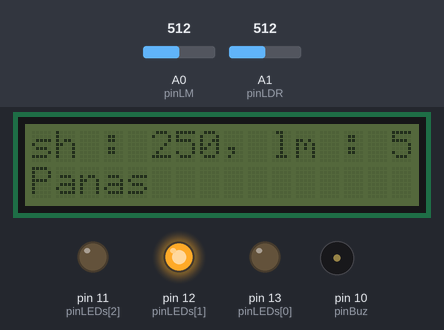
A sketch run on a simulated Arduino Uno, built with avr-gcc and run on an emulated ATmega328P. Shown: 16×2 character LCD, output pins drawn as LEDs (lit = HIGH), buzzer (waves = sounding, pin HIGH). The inputs (shaded band) are chosen by the test bench; at power-on: A1 (pinLDR) = 512, A0 (pinLM) = 512. What the sketch prints to the serial monitor is not drawn.

Above: at 3.2 s.
3.3 s: A1 (pinLDR) set to 482
At 4.9 s:
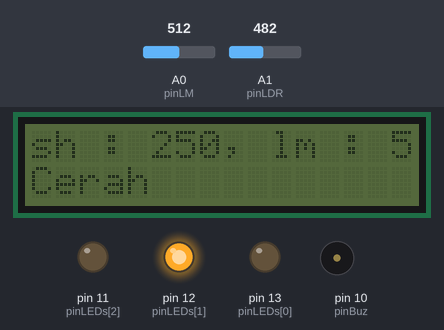
5.7 s: A0 (pinLM) set to 55
At 6.7 s:
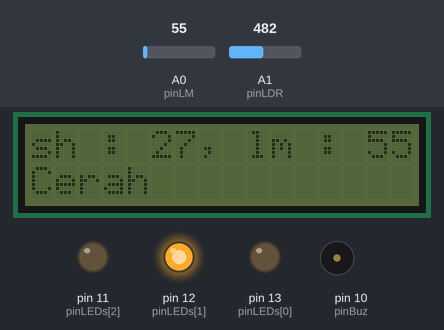
7.7 s: A0 (pinLM) set to 45
At 8.8 s:
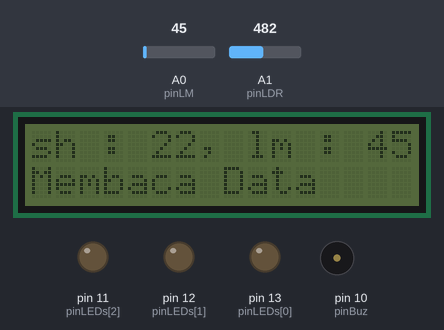
9.8 s: A1 (pinLDR) set to 209
11.6 s: A1 (pinLDR) set to 186
At 13.0 s:
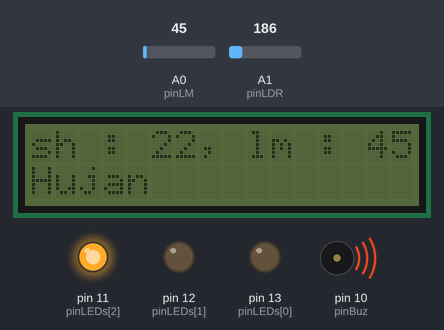
14.0 s: A0 (pinLM) set to 20
At 14.9 s:
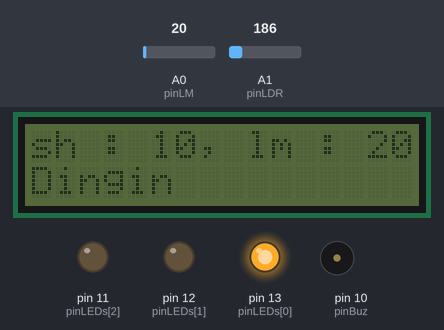
Timing chart, 0 to 17.0 s (numbered marks = the images above; inputs shaded):
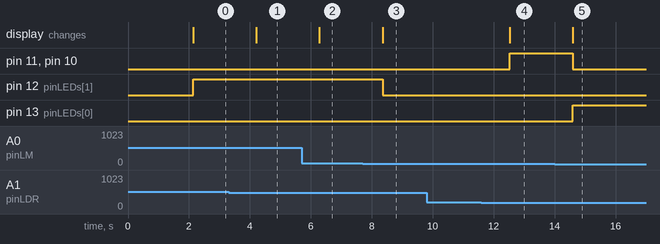

Measured:
- the behaviour switches between 501 and 500 on A1 (pinLDR) (found by bisection; images 0 and 1)
- the behaviour switches between 51 and 50 on A0 (pinLM) (found by bisection; images 2 and 3)
- the behaviour switches between 200 and 199 on A1 (pinLDR) (found by bisection; images 3 and 4)
- after the input at 3.3 s, the display: changes after 0.91 s (image 1)
- after the input at 5.7 s, the display: changes after 0.58 s (image 2)
- after the input at 7.7 s, pin 12 (pinLEDs[1]): HIGH → LOW after 0.66 s; the display: changes after 0.66 s (image 3)
- after the input at 9.8 s, every drawn part: stays the same
- after the input at 11.6 s, pin 11 (pinLEDs[2]), pin 10 (pinBuz): LOW → HIGH after 0.93 s; the display: changes after 0.93 s (image 4)
- after the input at 14.0 s, pin 11 (pinLEDs[2]), pin 10 (pinBuz): HIGH → LOW after 0.60 s; pin 13 (pinLEDs[0]): LOW → HIGH after 0.60 s; the display: changes after 0.60 s (image 5)

The sketch:

Cuaca.ino
```cpp
#include <LiquidCrystal_I2C.h>

LiquidCrystal_I2C lcd(0x20, 16, 2);

int pinLM = A0;
int pinLDR = A1;
int pinBuz = 10;

int dataLDR = 0, suhuHasil;
float suhu, dataLM;

#define LEDs 3
int pinLEDs[] = {13,12,11}; // YGR

void setup() {
  Serial.begin(9600);
  pinMode(pinLM, INPUT);
  pinMode(pinLDR, INPUT);
  pinMode(pinBuz, OUTPUT);

  for(int x=0; x<LEDs; x++){
    pinMode(pinLEDs[x], OUTPUT);
    Serial.println("pinLed "+String(x+1)+" mode Output");
  }
  lcd.init();

  lcd.print("Perkiraan Cuaca");
  lcd.setCursor(0,1);
  lcd.print("By: Raditya Ari");

  delay(2000);
  lcd.clear();
}

void loop() {
  String kondisi;
  dataLM = analogRead(pinLM);
  suhu = (dataLM * 500) / 1024;
  int suhuDes = suhu;
  dataLDR = analogRead(pinLDR);
  if(suhu-suhuDes > 0.49){
    suhuHasil = suhuDes+1;
  }else{
    suhuHasil = suhuDes;
  }
  Serial.println("DataLM35 : "+String(dataLM) +", suhu : "+ String(suhuHasil));
  Serial.println("DataLDR : "+String(dataLDR));

  lcd.setCursor(0,0);
  lcd.print("sh : " +String(suhuHasil)+ ", lm : "+String(dataLM)+"  ");
  kondisi = cekKondisi(suhuHasil, dataLDR);

  displayLCD(kondisi);
  lampuLed(kondisi);
  delay(1000);
}

String cekKondisi(int sh, int ldr){
  if((sh <= 19) && (ldr < 200)) return "Dingin";
  else if((sh <= 23) && (ldr < 200)) return "Hujan";
  else if((sh <= 25) && (ldr < 200)) return "Mendung";
  else if((sh >= 30) && (ldr > 500)) return "Panas";
  else if((sh >= 25) && (ldr > 300)) return "Cerah";
  else return "Membaca Data";
}

// untuk display lcd
void displayLCD(String kon){
  lcd.setCursor(0,1);
  lcd.print(String(kon)+"          ");
}


void lampuLed(String kon){
  offLed();
  if(kon == "Cerah" || kon == "Panas")
    digitalWrite(pinLEDs[1], HIGH);
  else if(kon == "Mendung" || kon == "Dingin")
    digitalWrite(pinLEDs[0], HIGH);
  else if(kon == "Hujan"){
    digitalWrite(pinLEDs[2], HIGH);
    digitalWrite(pinBuz, HIGH);
  }
  else offLed();
}

void offLed(){
  digitalWrite(pinBuz, LOW);
  for(int x=0; x<LEDs; x++){
    digitalWrite(pinLEDs[x], LOW);
  }
}
```
